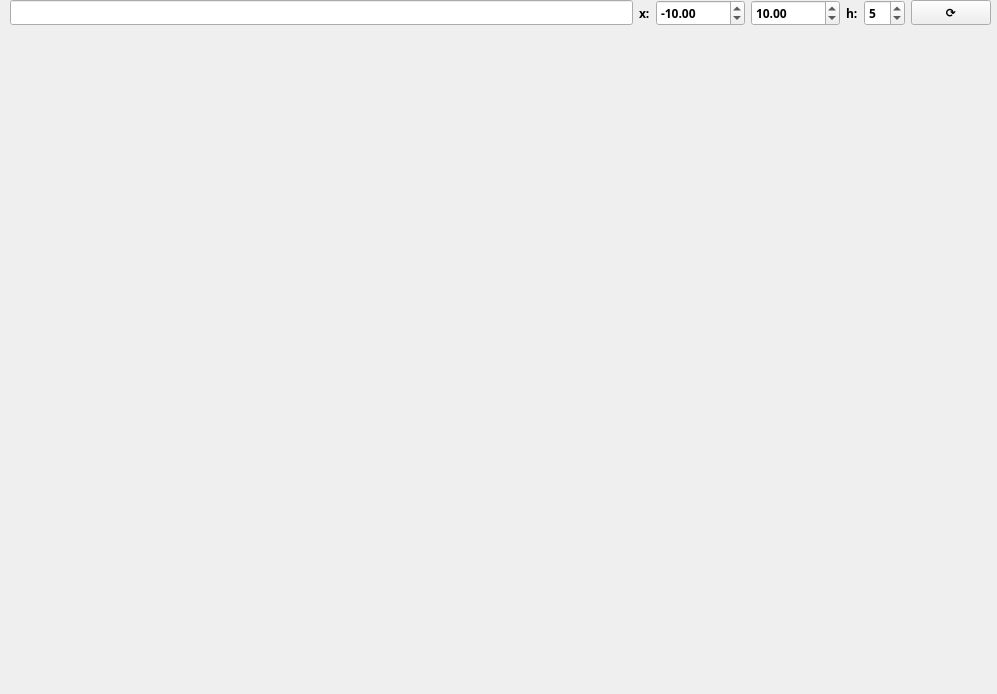
<?xml version="1.0" encoding="UTF-8"?>
<ui version="4.0">
 <class>Graph</class>
 <widget class="QWidget" name="Graph">
  <property name="geometry">
   <rect>
    <x>0</x>
    <y>0</y>
    <width>997</width>
    <height>694</height>
   </rect>
  </property>
  <property name="minimumSize">
   <size>
    <width>997</width>
    <height>694</height>
   </size>
  </property>
  <property name="maximumSize">
   <size>
    <width>997</width>
    <height>694</height>
   </size>
  </property>
  <property name="windowTitle">
   <string>GRAPH</string>
  </property>
  <property name="windowIcon">
   <iconset theme="applications-graphics">
    <normaloff>.</normaloff>.</iconset>
  </property>
  <widget class="QCustomPlot" name="widget" native="true">
   <property name="geometry">
    <rect>
     <x>10</x>
     <y>49</y>
     <width>981</width>
     <height>631</height>
    </rect>
   </property>
   <property name="font">
    <font>
     <family>Arial Black</family>
     <bold>true</bold>
    </font>
   </property>
  </widget>
  <widget class="QWidget" name="horizontalLayoutWidget">
   <property name="geometry">
    <rect>
     <x>10</x>
     <y>0</y>
     <width>981</width>
     <height>51</height>
    </rect>
   </property>
   <property name="font">
    <font>
     <family>Arial Black</family>
     <bold>true</bold>
    </font>
   </property>
   <layout class="QHBoxLayout" name="horizontalLayout">
    <property name="sizeConstraint">
     <enum>QLayout::SetMaximumSize</enum>
    </property>
    <item>
     <widget class="QLineEdit" name="expression">
      <property name="enabled">
       <bool>true</bool>
      </property>
      <property name="font">
       <font>
        <family>Arial Black</family>
        <bold>true</bold>
       </font>
      </property>
      <property name="mouseTracking">
       <bool>false</bool>
      </property>
      <property name="maxLength">
       <number>255</number>
      </property>
      <property name="readOnly">
       <bool>false</bool>
      </property>
     </widget>
    </item>
    <item>
     <widget class="QLabel" name="labelX">
      <property name="font">
       <font>
        <family>Arial Black</family>
        <bold>true</bold>
       </font>
      </property>
      <property name="text">
       <string>x:</string>
      </property>
     </widget>
    </item>
    <item>
     <widget class="QDoubleSpinBox" name="doubleSpinBox_xStart">
      <property name="font">
       <font>
        <family>Arial Black</family>
        <bold>true</bold>
       </font>
      </property>
      <property name="minimum">
       <double>-999999.000000000000000</double>
      </property>
      <property name="maximum">
       <double>999998.000000000000000</double>
      </property>
      <property name="singleStep">
       <double>0.500000000000000</double>
      </property>
      <property name="value">
       <double>-10.000000000000000</double>
      </property>
     </widget>
    </item>
    <item>
     <widget class="QDoubleSpinBox" name="doubleSpinBox_xEnd">
      <property name="font">
       <font>
        <family>Arial Black</family>
        <bold>true</bold>
       </font>
      </property>
      <property name="minimum">
       <double>-999998.000000000000000</double>
      </property>
      <property name="maximum">
       <double>999999.000000000000000</double>
      </property>
      <property name="singleStep">
       <double>0.500000000000000</double>
      </property>
      <property name="value">
       <double>10.000000000000000</double>
      </property>
     </widget>
    </item>
    <item>
     <widget class="QLabel" name="labelH">
      <property name="font">
       <font>
        <family>Arial Black</family>
        <bold>true</bold>
       </font>
      </property>
      <property name="text">
       <string>h:</string>
      </property>
     </widget>
    </item>
    <item>
     <widget class="QSpinBox" name="caseBox">
      <property name="font">
       <font>
        <family>Arial Black</family>
        <bold>true</bold>
       </font>
      </property>
      <property name="minimum">
       <number>1</number>
      </property>
      <property name="maximum">
       <number>10</number>
      </property>
      <property name="value">
       <number>5</number>
      </property>
     </widget>
    </item>
    <item>
     <widget class="QPushButton" name="update">
      <property name="font">
       <font>
        <family>Arial Black</family>
        <bold>true</bold>
       </font>
      </property>
      <property name="styleSheet">
       <string notr="true">selection-background-color: qradialgradient(spread:pad, cx:0.5, cy:0.5, radius:0.5, fx:0.5, fy:0.5, stop:0 rgba(0, 0, 0, 0), stop:0.52 rgba(0, 0, 0, 0), stop:0.565 rgba(82, 121, 76, 33), stop:0.65 rgba(159, 235, 148, 64), stop:0.721925 rgba(255, 238, 150, 129), stop:0.77 rgba(255, 128, 128, 204), stop:0.89 rgba(191, 128, 255, 64), stop:1 rgba(0, 0, 0, 0));</string>
      </property>
      <property name="text">
       <string>⟳</string>
      </property>
     </widget>
    </item>
   </layout>
  </widget>
 </widget>
 <customwidgets>
  <customwidget>
   <class>QCustomPlot</class>
   <extends>QWidget</extends>
   <header>qcustomplot.h</header>
   <container>1</container>
  </customwidget>
 </customwidgets>
 <resources/>
 <connections/>
</ui>
